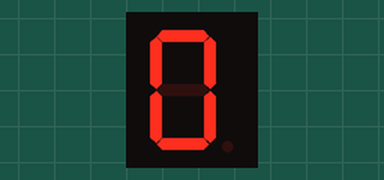
Recording of a sketch running on a simulated Arduino Leonardo, built with avr-gcc and run on an emulated ATmega32U4. Parts: 1-digit seven-segment display. Wiring (inferred from the names in the program): 1-digit 7-segment display, segments lit when LOW: segments pin 2, pin 3, pin 4, pin 5, pin 6, pin 7, pin 8, pin 9. The segment pins are drawn as the display they are named for.

Above: at 0.1 s.
At 1.1 s:
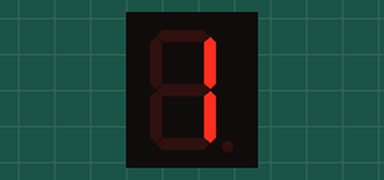
At 2.1 s:
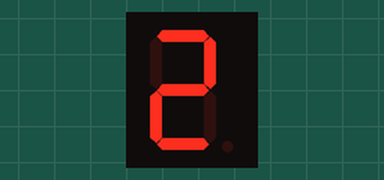
At 5.1 s:
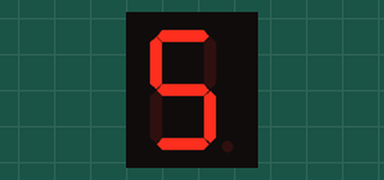
At 8.1 s:
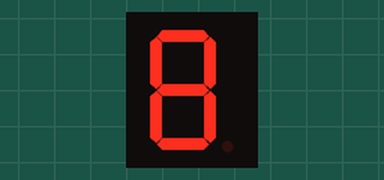
At 10.8 s:
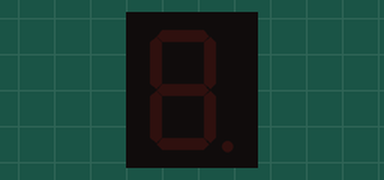

The sketch:

sevensegment_display.ino
```cpp
#define SEGA 2
#define SEGB 3
#define SEGC 4
#define SEGD 5
#define SEGE 6
#define SEGF 7
#define SEGG 8
#define DOT 9
#define ON LOW
#define OFF HIGH


void setup() {
  pinMode(SEGA, OUTPUT);
  pinMode(SEGB, OUTPUT);
  pinMode(SEGC, OUTPUT);
  pinMode(SEGD, OUTPUT);
  pinMode(SEGE, OUTPUT);
  pinMode(SEGF, OUTPUT);
  pinMode(SEGG, OUTPUT);
  pinMode(DOT, OUTPUT);
}

void loop() {
  for(int i = 0; i < 10; i++) {
    writeNumber(i);
    delay(1000);
  }
  writeRawNum(ON, ON, ON, ON, ON, ON, ON, ON);
  delay(250);
  writeRawNum(OFF, OFF, OFF, OFF, OFF, OFF, OFF, OFF);
  delay(250);
  writeRawNum(ON, ON, ON, ON, ON, ON, ON, ON);
  delay(250);
  writeRawNum(OFF, OFF, OFF, OFF, OFF, OFF, OFF, OFF);
  delay(1000);
}

void writeNumber(int num) {
  switch (num) {
    case 0:
      // a,b,c,d,e,f
      writeRawNum(ON, ON, ON, ON, ON, ON, OFF, OFF);
      break;
    case 1:
      // b,c
      writeRawNum(OFF, ON, ON, OFF, OFF, OFF, OFF, OFF);
      break;
    case 2:
      // a,b,d,e,g
      writeRawNum(ON, ON, OFF, ON, ON, OFF, ON, OFF);
      break;
    case 3:
      // a,b,c,d,g
      writeRawNum(ON, ON, ON, ON, OFF, OFF, ON, OFF);
      break;
    case 4:
      // b,c,f,g
      writeRawNum(OFF, ON, ON, OFF, OFF, ON, ON, OFF);
      break;
    case 5:
      // a,c,d,f,g
      writeRawNum(ON, OFF, ON, ON, OFF, ON, ON, OFF);
      break;
    case 6:
      // a,c,d,e,f,g
      writeRawNum(ON, OFF, ON, ON, ON, ON, ON, OFF);
      break;
    case 7:
      // a,b,c
      writeRawNum(ON, ON, ON, OFF, OFF, OFF, OFF, OFF);
      break;
    case 8:
      // a,b,c,d,e,f,g
      writeRawNum(ON, ON, ON, ON, ON, ON, ON, OFF);
      break;
    case 9:
      // a,b,c,d,f,g
      writeRawNum(ON, ON, ON, ON, OFF, ON, ON, OFF);
      break;
  }
}

void writeRawNum(int a, int b, int c, int d, int e, int f, int g, int dot) {
  digitalWrite(SEGA, a);
  digitalWrite(SEGB, b);
  digitalWrite(SEGC, c);
  digitalWrite(SEGD, d);
  digitalWrite(SEGE, e);
  digitalWrite(SEGF, f);
  digitalWrite(SEGG, g);
  digitalWrite(DOT, dot);
}
```

Measured:
- by itself, everything shown: repeats every 11.8 s, in 14 steps
- what the display in image 1 shows lasts 1.0 s, from 1.0 s to 2.0 s
